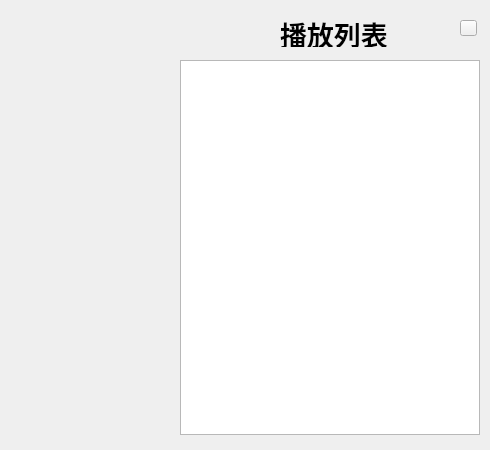
<?xml version="1.0" encoding="UTF-8"?>
<ui version="4.0">
 <class>PlayList</class>
 <widget class="QWidget" name="PlayList">
  <property name="geometry">
   <rect>
    <x>0</x>
    <y>0</y>
    <width>490</width>
    <height>450</height>
   </rect>
  </property>
  <property name="windowTitle">
   <string>PlayList</string>
  </property>
  <widget class="QWidget" name="wgt_playList" native="true">
   <property name="geometry">
    <rect>
     <x>0</x>
     <y>0</y>
     <width>490</width>
     <height>450</height>
    </rect>
   </property>
   <property name="styleSheet">
    <string notr="true">QPushButton#pb_playList_close{
    border-image: url(:/common/skins/common/closePressed.png);
}

QPushButton#pb_playList_close:pressed{
    border-image: url(:/common/skins/common/closeNormal.png);
}

QListWidget#lw_songsList{
    color: purple;
    font: bold;
    font-family: &quot;楷体&quot;;
    font-size: 20px;
}

QListWidget#lw_songsList::item{
    min-height: 30px;
    max-height: 30px;
    background-color: transparent;
}

QListWidget#lw_songsList::item:hover{
    color: red;
}

QListWidget#lw_songsList::item:selected{
    color: blue;
}
</string>
   </property>
   <widget class="QListWidget" name="lw_songsList">
    <property name="geometry">
     <rect>
      <x>180</x>
      <y>60</y>
      <width>300</width>
      <height>375</height>
     </rect>
    </property>
    <property name="focusPolicy">
     <enum>Qt::NoFocus</enum>
    </property>
    <property name="styleSheet">
     <string notr="true"/>
    </property>
   </widget>
   <widget class="QLabel" name="lb_playList">
    <property name="geometry">
     <rect>
      <x>280</x>
      <y>20</y>
      <width>116</width>
      <height>27</height>
     </rect>
    </property>
    <property name="font">
     <font>
      <family>楷体</family>
      <pointsize>20</pointsize>
      <weight>75</weight>
      <bold>true</bold>
     </font>
    </property>
    <property name="text">
     <string>播放列表</string>
    </property>
   </widget>
   <widget class="QPushButton" name="pb_playList_close">
    <property name="geometry">
     <rect>
      <x>460</x>
      <y>20</y>
      <width>17</width>
      <height>16</height>
     </rect>
    </property>
    <property name="text">
     <string/>
    </property>
   </widget>
  </widget>
 </widget>
 <layoutdefault spacing="6" margin="11"/>
 <resources/>
 <connections/>
</ui>
